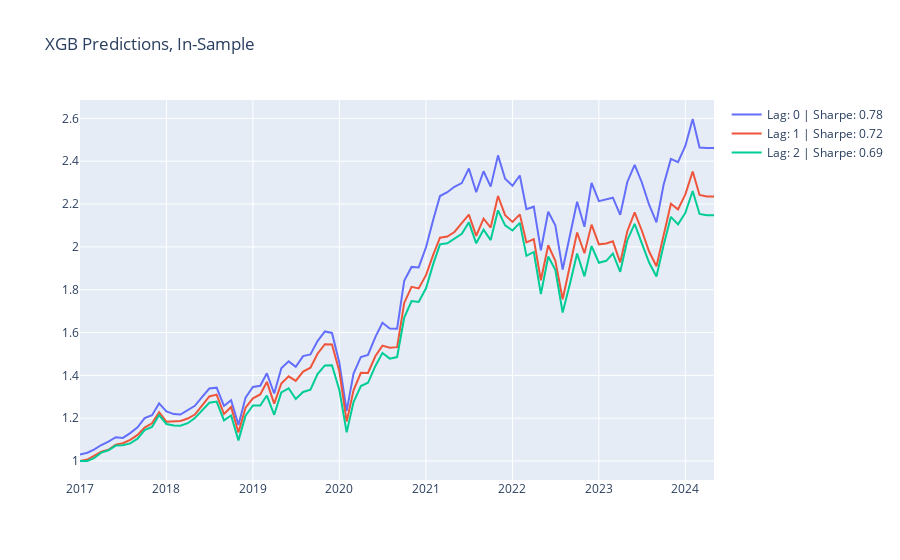

The notebook cell this image was saved under:
### Code cell
# Display performance
display(pd.DataFrame(pd.Series(model.get_xgb_params()).dropna(), columns=['hyperparameters']))
analyze_alpha(
        positions=predictions,
        returns=df_return,
        title = f"XGB Predictions, In-Sample",
        lags = [0,1,2])
